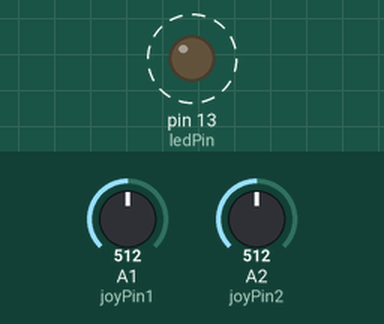
A sketch run on a simulated Arduino Uno, built with avr-gcc and run on an emulated ATmega328P. Shown: output pins drawn as LEDs (lit = HIGH). Dashed ring = blinking. The test bench sets the inputs (shaded band); at power-on: A1 (joyPin1) = 512, A2 (joyPin2) = 512. What the sketch prints to the serial monitor is not drawn.

Above: at 0.05 s.
Timing chart, 0 to 3.0 s (numbered marks = the images above):
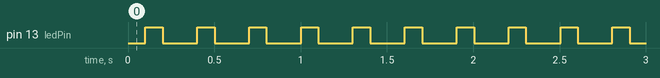

Measured:
- by itself, pin 13 (ledPin): alternates HIGH for 0.10 s and LOW for 0.20 s

The sketch:

joystick.ino
```cpp
 /* Read Jostick
  * ------------
  *
  * Reads two analog pins that are supposed to be
  * connected to a jostick made of two potentiometers
  *
  * We send three bytes back to the comp: one header and two
  * with data as signed bytes, this will take the form:
  *     Jxy\r\n
  *
  * x and y are integers and sent in ASCII
  *
  * http://www.0j0.org | http://arduino.berlios.de
  * copyleft 2005 DojoDave for DojoCorp
  */

 int ledPin = 13;
 int joyPin1 = 1;                 // slider variable connecetd to analog pin 0
 int joyPin2 = 2;                 // slider variable connecetd to analog pin 1
 int value1 = 0;                  // variable to read the value from the analog pin 0
 int value2 = 0;                  // variable to read the value from the analog pin 1

 void setup() {
  pinMode(ledPin, OUTPUT);              // initializes digital pins 0 to 7 as outputs
  Serial.begin(9600);
 }

 int treatValue(int data) {
  return (data * 9 / 1024) + 48;
 }

 void loop() {
  // reads the value of the variable resistor
  value1 = analogRead(joyPin1);
  // this small pause is needed between reading
  // analog pins, otherwise we get the same value twice
  delay(100);
  // reads the value of the variable resistor
  value2 = analogRead(joyPin2);

  digitalWrite(ledPin, HIGH);
  delay(100);
  digitalWrite(ledPin, LOW);
  delay(100);
  Serial.print('Y');
  Serial.print(value1);
  Serial.print(' ');
  Serial.print('X');
  Serial.println(value2);
 }
```
